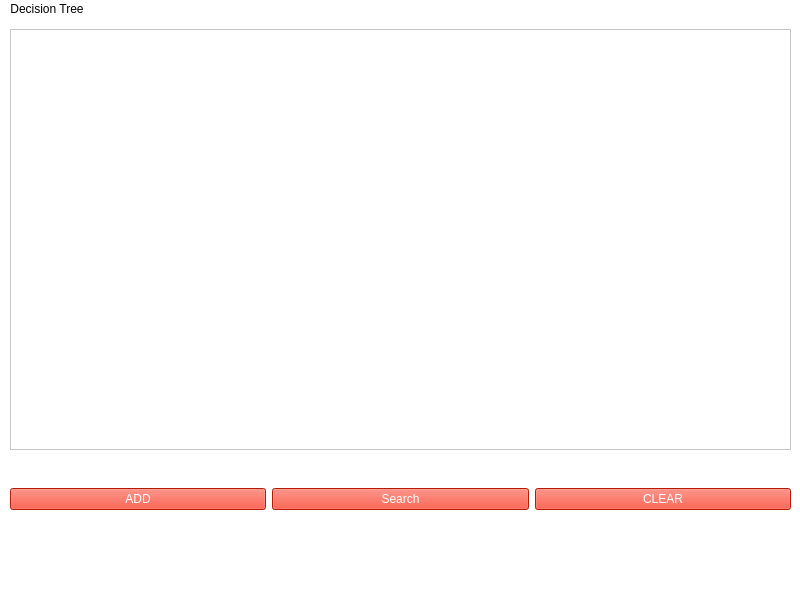
<?xml version="1.0" encoding="UTF-8"?>
<ui version="4.0">
 <class>DecisionTree</class>
 <widget class="QMainWindow" name="DecisionTree">
  <property name="geometry">
   <rect>
    <x>0</x>
    <y>0</y>
    <width>800</width>
    <height>600</height>
   </rect>
  </property>
  <property name="windowTitle">
   <string>MainWindow</string>
  </property>
  <property name="styleSheet">
   <string notr="true">font: 16pt &quot;Gill Sans Ultra Bold&quot;;
background-color: rgb(255, 255, 255);
color: rgb(0, 0, 0);</string>
  </property>
  <widget class="QWidget" name="centralwidget">
   <widget class="QWidget" name="horizontalLayoutWidget">
    <property name="geometry">
     <rect>
      <x>10</x>
      <y>440</y>
      <width>781</width>
      <height>80</height>
     </rect>
    </property>
    <layout class="QHBoxLayout" name="horizontalLayout">
     <item>
      <widget class="QPushButton" name="pushButton_3">
       <property name="styleSheet">
        <string notr="true">background-color: rgb(255, 35, 6);
color: rgb(255, 255, 255);</string>
       </property>
       <property name="text">
        <string>ADD</string>
       </property>
      </widget>
     </item>
     <item>
      <widget class="QPushButton" name="pushButton_2">
       <property name="styleSheet">
        <string notr="true">background-color: rgb(255, 35, 6);
color: rgb(255, 255, 255);</string>
       </property>
       <property name="text">
        <string>Search</string>
       </property>
      </widget>
     </item>
     <item>
      <widget class="QPushButton" name="pushButton">
       <property name="styleSheet">
        <string notr="true">background-color: rgb(255, 35, 6);
color: rgb(255, 255, 255);</string>
       </property>
       <property name="text">
        <string>CLEAR</string>
       </property>
      </widget>
     </item>
    </layout>
   </widget>
   <widget class="QGraphicsView" name="graphicsView">
    <property name="geometry">
     <rect>
      <x>10</x>
      <y>10</y>
      <width>781</width>
      <height>421</height>
     </rect>
    </property>
    <property name="styleSheet">
     <string notr="true">font: 10pt &quot;Gill Sans Ultra Bold&quot;;</string>
    </property>
   </widget>
  </widget>
  <widget class="QMenuBar" name="menubar">
   <property name="geometry">
    <rect>
     <x>0</x>
     <y>0</y>
     <width>800</width>
     <height>36</height>
    </rect>
   </property>
   <widget class="QMenu" name="menuDecision_Tree">
    <property name="title">
     <string>Decision Tree</string>
    </property>
   </widget>
   <addaction name="menuDecision_Tree"/>
  </widget>
  <widget class="QStatusBar" name="statusbar"/>
 </widget>
 <resources/>
 <connections/>
</ui>
